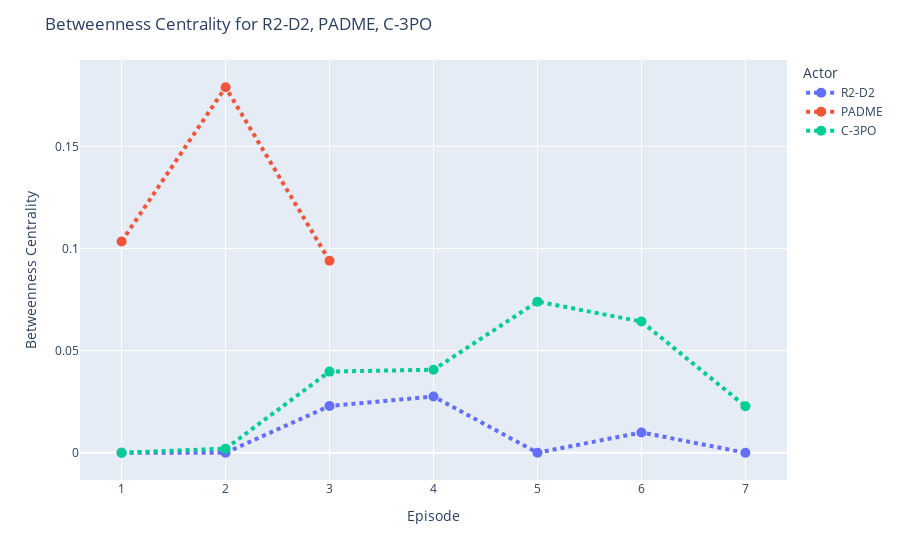

This figure's notebook cell:
### Code cell
plot_actor_metrics(actor_centrality_all, actors = characters_droid + ["PADME"], metric_vis='Betweenness Centrality', plot_type='scatter')

### Figure 1 — Plotly figure (JSON) as saved in the notebook; plotly's stock layout.template omitted (floating-point values rounded to 4 significant figures)
{"data": [{"hovertemplate": "Actor=R2-D2<br>Episode=%{x}<br>Betweenness Centrality=%{y}<extra></extra>", "legendgroup": "R2-D2", "line": {"dash": "dot", "width": 4}, "marker": {"color": "#636efa", "size": 10, "symbol": "circle"}, "mode": "lines+markers", "name": "R2-D2", "orientation": "v", "showlegend": true, "type": "scatter", "x": [1, 2, 3, 4, 5, 6, 7], "xaxis": "x", "y": [0, 0, 0.02289, 0.02755, 0, 0.009942, 0], "yaxis": "y"}, {"hovertemplate": "Actor=PADME<br>Episode=%{x}<br>Betweenness Centrality=%{y}<extra></extra>", "legendgroup": "PADME", "line": {"dash": "dot", "width": 4}, "marker": {"color": "#EF553B", "size": 10, "symbol": "circle"}, "mode": "lines+markers", "name": "PADME", "orientation": "v", "showlegend": true, "type": "scatter", "x": [1, 2, 3], "xaxis": "x", "y": [0.1034, 0.1789, 0.09397], "yaxis": "y"}, {"hovertemplate": "Actor=C-3PO<br>Episode=%{x}<br>Betweenness Centrality=%{y}<extra></extra>", "legendgroup": "C-3PO", "line": {"dash": "dot", "width": 4}, "marker": {"color": "#00cc96", "size": 10, "symbol": "circle"}, "mode": "lines+markers", "name": "C-3PO", "orientation": "v", "showlegend": true, "type": "scatter", "x": [1, 2, 3, 4, 5, 6, 7], "xaxis": "x", "y": [0, 0.002016, 0.03973, 0.04065, 0.07399, 0.06423, 0.02279], "yaxis": "y"}], "layout": {"legend": {"title": {"text": "Actor"}, "tracegroupgap": 0}, "margin": {"t": 60}, "title": {"text": "Betweenness Centrality for R2-D2, PADME, C-3PO"}, "xaxis": {"anchor": "y", "domain": [0, 1], "title": {"text": "Episode"}}, "yaxis": {"anchor": "x", "domain": [0, 1], "title": {"text": "Betweenness Centrality"}}}}
